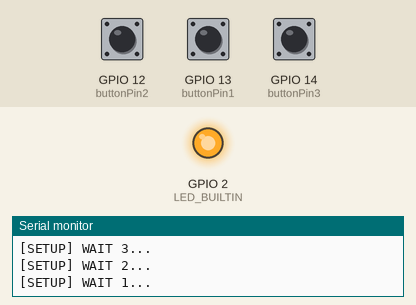
Recording of a sketch running on a simulated ESP8266 (NodeMCU). Shown: output pins drawn as LEDs (lit = HIGH, except the on-board LED, lit = LOW), the last lines printed to the serial monitor. Dashed ring = blinking. The inputs (shaded band) are chosen by the test bench; at power-on: GPIO 12 (buttonPin2) HIGH, GPIO 13 (buttonPin1) HIGH, GPIO 14 (buttonPin3) HIGH. WiFi joins after 1.5 s; servers stay silent unless stated; uploads are accepted with an empty reply.

Above: at 5.2 s.
5.3 s: GPIO 12 (buttonPin2) pulled LOW for 1.3 s
At 6.5 s:
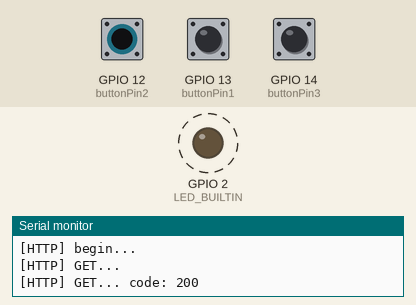
Timing chart, 0 to 16.4 s (numbered marks = the images above; inputs shaded):
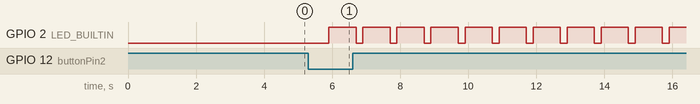

The sketch:

Test2.ino
```cpp
/**
   BasicHTTPClient.ino

    Created on: 24.05.2015

*/

#include <Arduino.h>

#include <ESP8266WiFi.h>
#include <ESP8266WiFiMulti.h>

#include <ESP8266HTTPClient.h>

#define USE_SERIAL Serial

ESP8266WiFiMulti WiFiMulti;

const int buttonPin1 = 13;
const int buttonPin2 = 12;
const int buttonPin3 = 14;

int buttonState = 0;
int buttonTrig = 0;

void setup() {

  USE_SERIAL.begin(115200);
  // USE_SERIAL.setDebugOutput(true);

  USE_SERIAL.println();
  USE_SERIAL.println();
  USE_SERIAL.println();

  for (uint8_t t = 4; t > 0; t--) {
    USE_SERIAL.printf("[SETUP] WAIT %d...\n", t);
    USE_SERIAL.flush();
    delay(1000);
  }

  WiFi.mode(WIFI_STA);
  WiFiMulti.addAP("PKcam", "12345678");

  // initialize the LED pin as an output:
  pinMode(LED_BUILTIN, OUTPUT);
  // initialize the pushbutton pin as an input:
  pinMode(buttonPin1, INPUT_PULLUP);
  pinMode(buttonPin2, INPUT_PULLUP);
  pinMode(buttonPin3, INPUT_PULLUP);

}

void loop() {
  // wait for WiFi connection
  if ((WiFiMulti.run() == WL_CONNECTED)) {

    HTTPClient http;

    USE_SERIAL.print("[HTTP] begin...\n");

    String url = "http://192.168.1.254/?custom=1&cmd=";

    buttonState = digitalRead(buttonPin1);
    if (buttonState == LOW) {
      url += "3001&par=0";
      buttonTrig = 1;
    }

    buttonState = digitalRead(buttonPin2);
    if (buttonState == LOW) {
      url += "3001&par=1";
      buttonTrig = 1;
    }

    buttonState = digitalRead(buttonPin3);
    if (buttonState == LOW) {
      url += "1001";
      buttonTrig = 1;
    }

    if (buttonTrig == 1) {
      USE_SERIAL.print("[HTTP] begin...\n");

      http.begin(url); //HTTP

      USE_SERIAL.print("[HTTP] GET...\n");
      // start connection and send HTTP header
      int httpCode = http.GET();
      // httpCode will be negative on error
      if (httpCode > 0) {
        // HTTP header has been send and Server response header has been handled
        USE_SERIAL.printf("[HTTP] GET... code: %d\n", httpCode);

        // response
        if (httpCode == HTTP_CODE_OK) {
          String payload = http.getString();
          USE_SERIAL.println(payload);
        }
      } else {
        USE_SERIAL.printf("[HTTP] GET... failed, error: %s\n", http.errorToString(httpCode).c_str());
      }

      http.end();
    }
  }

  digitalWrite(LED_BUILTIN, LOW);
  delay(200);
  digitalWrite(LED_BUILTIN, HIGH);
  delay(800);
  buttonTrig = 0;
}
```

Measured:
- by itself, GPIO 2 (LED_BUILTIN): alternates HIGH for 0.80 s and LOW for 0.20 s
